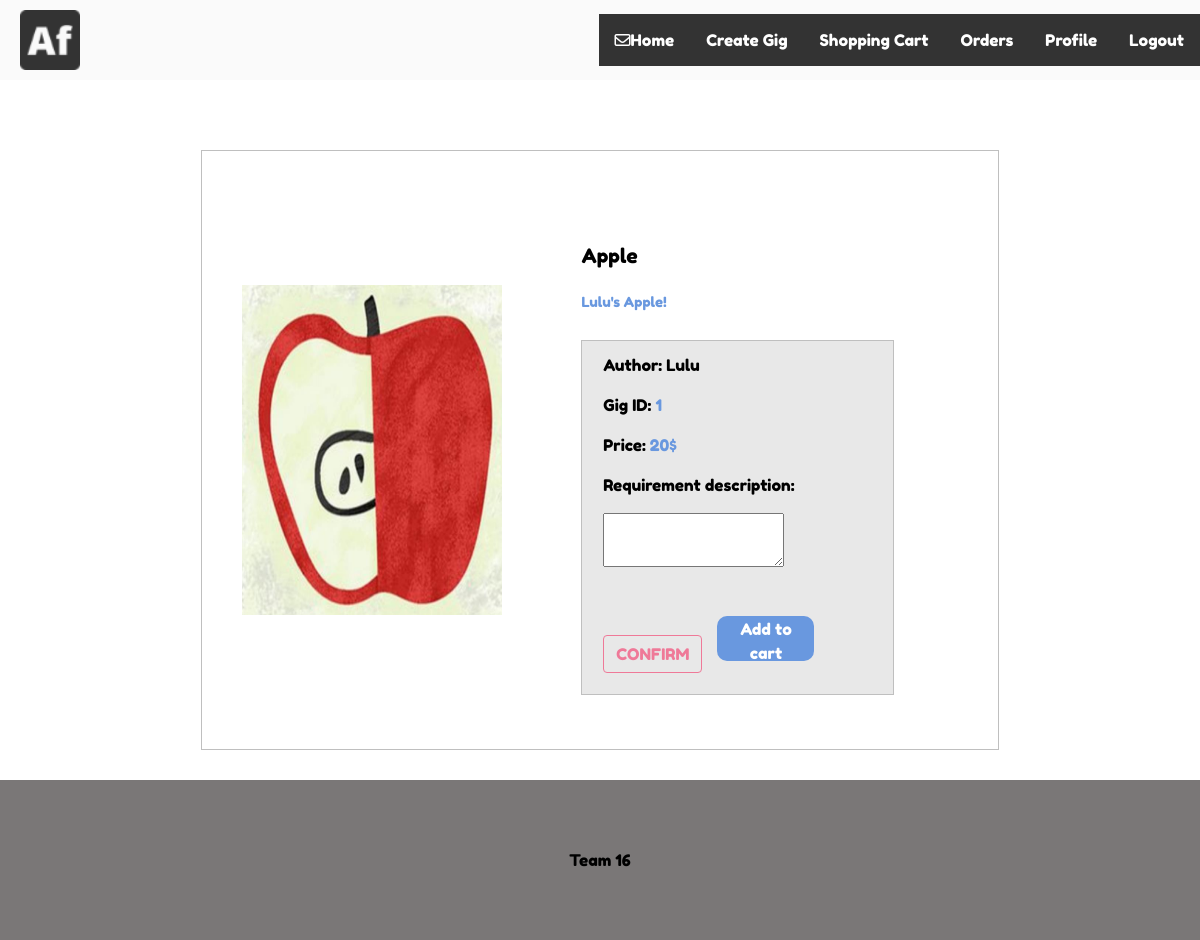
The page /shopping/1 on the database its author committed.
### models.py (models this page shows)
class Gig(db.Model):
    __tablename__ = "gigs"
    id = db.Column(db.Integer, primary_key=True)
    date_posted = db.Column(db.DateTime, nullable=False, default=datetime.utcnow())
    content = db.Column(db.Text, nullable=False)
    title = db.Column(db.Text, nullable = False)
    user_id = db.Column(db.Integer, db.ForeignKey('user.id'), nullable=False)
    price = db.Column(db.Integer, nullable=False)
    root_dir = '/Users/azalea/team_16-main'
    pic = db.Column(db.String(500), nullable=True, default=root_dir+"/static/pic/jin.jpg")
    module = db.Column(db.String(100), nullable=False)
    orders = db.relationship("Order", backref='gig', lazy=True)

class UserModel(db.Model):
    __tablename__ = "user"
    id = db.Column(db.Integer, primary_key=True, autoincrement=True)
    username = db.Column(db.String(200), nullable=False, unique=True)
    email = db.Column(db.String(100), nullable=False, unique=True)
    password = db.Column(db.String(200), nullable=False)
    join_time = db.Column(db.DateTime, default=datetime.now)
    avatar = db.Column(db.String(500), nullable=True, default="default_avatar.png")
    seeEmail = db.Column(db.Integer, nullable=True, unique=False, default=1)
    balance = db.Column(db.Integer, nullable=True, unique=False, default=0)
    gigs = db.relationship("Gig", backref='author', lazy=True)
    orders = db.relationship("Order", backref = 'buyer',lazy = True)

### app.py (the view, shortened to what this page needs)
@app.route('/shopping/<int:gig_id>', methods=['GET', 'POST'])
def shopping(gig_id):  # put application's code here
    gig = Gig.query.get_or_404(gig_id)
    form = RequirementForm(request.form)
    if request.method == 'GET':
        app.logger.info("shopping")
        return render_template('shoppingPage.html', title="shopping", gig=gig, auth=True, form=form)

### forms.py
class RequirementForm(wtforms.Form):
    content = TextAreaField(validators=[DataRequired()])

### templates/shoppingPage.html (shortened to what this page needs)
{% extends "base.html" %}
{% block content %}
    <head>
    <link id="main" rel="stylesheet" href="../static/css/main.css"/>
     <link id="good2" rel="stylesheet" href="../static/css/good2.css"/>
            <link rel="stylesheet" href="../static/css/classpage.css" />
</head>
    <div class="realdetail-goods">
        <img src="../static/pic/{{ gig.pic }}" class="realdetail-goods-img"/>
        <div class="realdetail-goods-detail">
            <p class="realdetail-goods-detail-title">{{ gig.title }}</p>
            <div class="realdetail-goods-detail-label"><label> {{ gig.content }}</label></div>
            <div class="realdetail-goods-detail-info">
                <p>Author: {{ gig.author.username }}</p>
                <p>Gig ID:<span class="realdetail-goods-detail-info-integral" id="gig-id"> {{ gig.id }}</span></p>
                <p>Price: <span class="realdetail-goods-detail-info-integral">{{ gig.price }}$</span></p>
                <form method="post" action="{{ url_for('shopping',gig_id = gig.id) }}">
                    <p>Requirement description:</p>
                        {{ form.content }}
                    <br>
                    <a href="#" class="btn btn-outline-secondary text-uppercase btn-pink" id="confirmId"
                       onclick="confirmID()">Confirm</a>
                    <button type="submit" class="realdetail-goods-detail-button">Add to cart</button>
                </form>
            </div>
        </div>
    </div>
{% endblock %}

### static/css/style.css (style rules this page uses)
:root { --mainPink: #ef7998; --mainYellow: rgb(249, 228, 148); --mainWhite: #fff; --mainBlack: #000; --yellowTrans: rgba(249, 228, 148, 0.5); --mainGrey: rgb(238, 238, 238); }
body { font-family: 'Fredoka One', cursive; background: var(--mainWhite); color: var(--mainBlack); }
.btn-pink { color: var(--mainPink) !important; border-color: var(--mainPink) !important; }

### static/css/comm.css (style rules this page uses)
body { padding: 0px; margin: 0px; text-decoration: none; }

### static/css/good2.css (style rules this page uses)
@media screen and (min-width: 600px) { .realdetail-goods { display: flex; flex-flow: row nowrap; width: 70%; height: 600px; margin: 0px auto 20px auto; border: 1px solid #bfbfbf; background-color: #fff; align-items: center; margin-top: 150px; } }
.realdetail-goods-img { cursor: pointer; width: 260px; height: 330px; justify-content: center; margin: 0px 5% 0px 5%; }
.realdetail-goods-detail { margin: 0px 0px 0px 5%; height: 70%; width: 100%; }
.realdetail-goods-detail-title { font-size: 20px; font-weight: 500; }
.realdetail-goods-detail-label { margin: 20px auto; font-size: 14px; color: rgb(105, 152, 223); }
.realdetail-goods-detail-label label { margin-right: 5px; }
.realdetail-goods-detail-info { width: 75%; padding: 3% 3% 1% 5%; background-color: rgb(232, 232, 232); border: 1px solid #bfbfbf; }
.realdetail-goods-detail-info-integral { color: rgb(105, 152, 223); }
.realdetail-goods-detail-button { width: 35%; height: 45px; border-radius: 10px; border: none; background-color: rgb(105, 152, 223); color: #fff; margin-left: 4%; margin-top: 10px; cursor: pointer; }

### rows shown on the page
Gig: pic (picture), title "Apple", content "Lulu's Apple!", id "1", price "20"
UserModel: author.username "Lulu"
